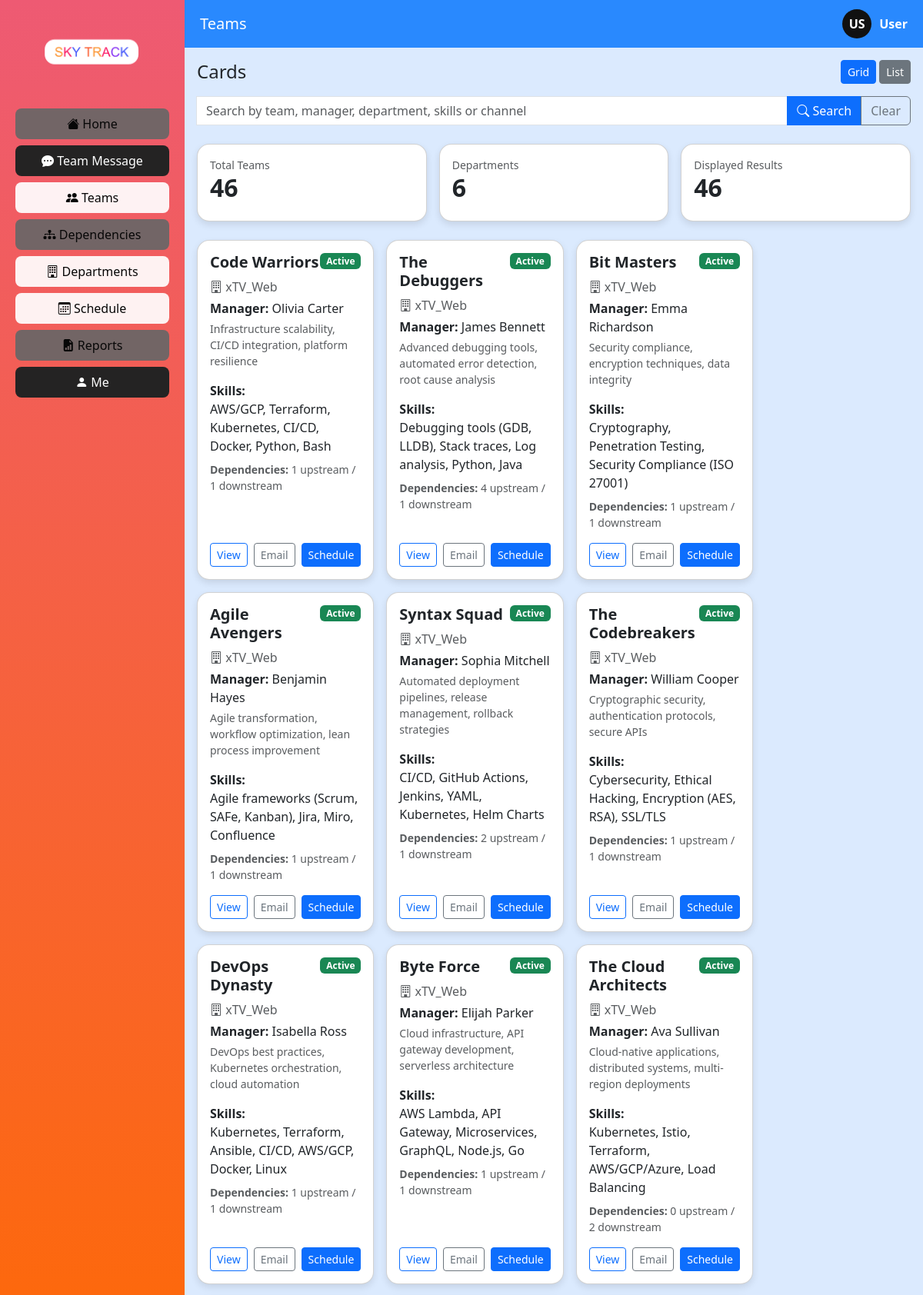
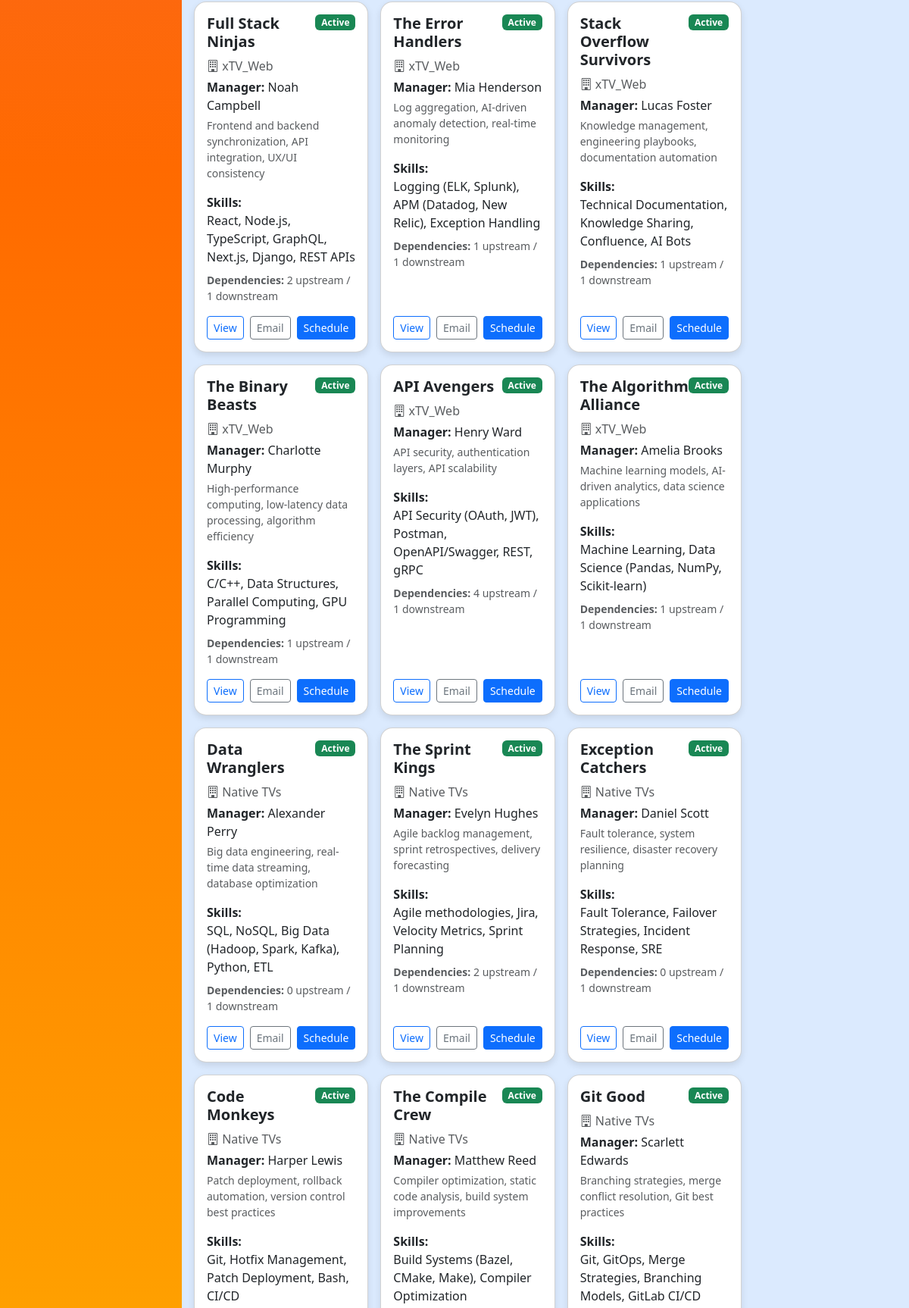
Page /teams/ (signed in, upper part) on the committed database (2 pictures, top to bottom).
### reports/models.py (models this page shows, shortened)
class Team(models.Model):
    name = models.CharField(max_length=200)
    manager = models.CharField(max_length=200, blank=True)
    purpose = models.TextField(blank=True)
    responsibilities = models.TextField(blank=True)
    skills = models.CharField(max_length=500, blank=True)
    contact_email = models.EmailField(blank=True)
    repository_url = models.CharField(max_length=200, blank=True)
    contact_channel = models.CharField(max_length=255, blank=True)
    is_active = models.BooleanField(default=True)
    created_at = models.DateTimeField(auto_now_add=True)
    department = models.ForeignKey(
        Department, on_delete=models.CASCADE,
        db_column='department_id', related_name='teams'
    )
    class Meta:
        managed = False
        db_table = 'teams_team'

class Department(models.Model):
    name = models.CharField(max_length=200)
    leader = models.CharField(max_length=200, blank=True)
    specialisation = models.CharField(max_length=255, blank=True)
    description = models.TextField(blank=True)
    class Meta:
        managed = False
        db_table = 'teams_department'

### teams/views.py (the view, shortened to what this page needs)
# urls.py: path('', views.team_list, name='list'),
def team_list(request):
    if not _group_login_required(request):
        return redirect('login')
    staff = _staff_context(request)
    query = request.GET.get('q', '').strip()
    view_mode = request.GET.get('view', 'grid')
    teams = Team.objects.select_related('department').prefetch_related(
        'members', 'upstream_dependencies', 'downstream_dependencies'
    ).annotate(member_count=Count('members'))
    context = {
        'teams': teams,
        'query': query,
        'view_mode': view_mode,
        'total_teams': Team.objects.count(),
        'total_departments': Department.objects.count(),
    }
    return render(request, 'teams/team_list.html', context)

### teams/views.py (called while the page is built)
def _group_login_required(request):
    return (
        bool(request.session.get("user_email")) or
        bool(request.session.get("user_id")) or
        getattr(request.user, "is_authenticated", False)
    )

def _staff_context(request):
    staff = None
    try:
        from main.models import Staff, User
        email = request.session.get("user_email")
        user_id = request.session.get("user_id")
        if email:
            group_user = User.objects.filter(email=email).first()
            if group_user:
                staff = Staff.objects.filter(user=group_user).first()
        if staff is None and user_id:
            staff = Staff.objects.filter(user_id=user_id).first()
    except Exception:
        staff = None
    return staff

### teams/templates/teams/team_list.html (shortened to what this page needs)
{% extends "base.html" %}
{% block header %}Teams{% endblock %}
{% block content %}
<div class="d-flex justify-content-between align-items-center mb-3">
  <h4 class="mb-0">Cards</h4>
  <div>
    <a href="?view=grid{% if query %}&q={{ query }}{% endif %}" class="btn btn-primary btn-sm">Grid</a>
    <a href="?view=list{% if query %}&q={{ query }}{% endif %}" class="btn btn-secondary btn-sm">List</a>
  </div>
</div>
<form method="get" class="mb-4">
  <div class="input-group">
    <input type="text" name="q" value="{{ query }}" class="form-control"
           placeholder="Search by team, manager, department, skills or channel">
    <button class="btn btn-primary" type="submit">
      <i class="bi bi-search"></i> Search
    </button>
    <a href="{% url 'teams:list' %}" class="btn btn-outline-secondary">Clear</a>
  </div>
</form>
<div class="row g-3 mb-4">
  <div class="col-md-4">
    <div class="card p-3">
      <small class="text-muted">Total Teams</small>
      <h2 class="fw-bold">{{ total_teams }}</h2>
    </div>
  </div>
  <div class="col-md-4">
    <div class="card p-3">
      <small class="text-muted">Departments</small>
      <h2 class="fw-bold">{{ total_departments }}</h2>
    </div>
  </div>
  <div class="col-md-4">
    <div class="card p-3">
      <small class="text-muted">Displayed Results</small>
      <h2 class="fw-bold">{{ teams|length }}</h2>
    </div>
  </div>
</div>
<div id="cardContainer" class="row g-3 {% if view_mode == 'list' %}list-view{% else %}grid-view{% endif %}">
  {% for team in teams %}
  <div class="{% if view_mode == 'list' %}col-12{% else %}col-md-4{% endif %} card-item">
    <div class="card p-3 h-100">
      <div class="d-flex justify-content-between align-items-start">
        <h5 class="fw-bold">{{ team.name }}</h5>
        {% if team.is_active %}
          <span class="badge bg-success">Active</span>
        {% else %}
          <span class="badge bg-danger">Inactive</span>
        {% endif %}
      </div>
      <p class="text-muted mb-1"><i class="bi bi-building"></i> {{ team.department.name }}</p>
      <p class="mb-1"><strong>Manager:</strong> {{ team.manager|default:"No manager assigned" }}</p>
      <p class="text-muted small">{{ team.purpose|default:"This engineering team supports Sky Track operations and collaborates with dependent teams."|truncatewords:18 }}</p>
      <p class="mb-2"><strong>Skills:</strong><br>{{ team.skills|default:"Not listed" }}</p>
      <p class="text-muted small">
        <strong>Dependencies:</strong>
        {{ team.upstream_dependencies.count }} upstream /
        {{ team.downstream_dependencies.count }} downstream
      </p>
      <div class="d-flex gap-2 mt-auto">
        <a href="{% url 'teams:detail' team.pk %}" class="btn btn-sm btn-outline-primary">View</a>
        <a href="{% url 'teams:email' team.pk %}" class="btn btn-sm btn-outline-secondary">Email</a>
        <a href="{% url 'teams:schedule' team.pk %}" class="btn btn-sm btn-primary">Schedule</a>
      </div>
    </div>
  </div>
  {% empty %}
  <div class="col-12">
    <div class="alert alert-info">No teams found.</div>
  </div>
  {% endfor %}
</div>
{% endblock %}

### assets/css/base.css (style rules this page uses)
body { background:#dbeafe; height:100vh; overflow:hidden; }
.card { border-radius:16px; box-shadow:0 4px 10px rgba(0,0,0,0.1); }
.grid-view .card-item { flex:0 0 23%; }
.card-item { transition:0.2s; }

### rows in the picture
Team: name "Code Warriors", is_active "Active", department.name "xTV_Web", manager "Olivia Carter", purpose "Infrastructure scalability, CI/CD integration, platform resilience", skills "AWS/GCP, Terraform, Kubernetes, CI/CD, Docker, Python, Bash", upstream_dependencies.count "1", downstream_dependencies.count "1"
Team: name "The Debuggers", is_active "Active", department.name "xTV_Web", manager "James Bennett", purpose "Advanced debugging tools, automated error detection, root cause analysis", skills "Debugging tools (GDB, LLDB), Stack traces, Log analysis, Python, Java", upstream_dependencies.count "4", downstream_dependencies.count "1"
Team: name "Bit Masters", is_active "Active", department.name "xTV_Web", manager "Emma Richardson", purpose "Security compliance, encryption techniques, data integrity", skills "Cryptography, Penetration Testing, Security Compliance (ISO 27001)", upstream_dependencies.count "1", downstream_dependencies.count "1"
Team: name "Agile Avengers", is_active "Active", department.name "xTV_Web", manager "Benjamin Hayes", purpose "Agile transformation, workflow optimization, lean process improvement", skills "Agile frameworks (Scrum, SAFe, Kanban), Jira, Miro, Confluence", upstream_dependencies.count "1", downstream_dependencies.count "1"
Team: name "Syntax Squad", is_active "Active", department.name "xTV_Web", manager "Sophia Mitchell", purpose "Automated deployment pipelines, release management, rollback strategies", skills "CI/CD, GitHub Actions, Jenkins, YAML, Kubernetes, Helm Charts", upstream_dependencies.count "2", downstream_dependencies.count "1"
Team: name "The Codebreakers", is_active "Active", department.name "xTV_Web", manager "William Cooper", purpose "Cryptographic security, authentication protocols, secure APIs", skills "Cybersecurity, Ethical Hacking, Encryption (AES, RSA), SSL/TLS", upstream_dependencies.count "1", downstream_dependencies.count "1"
Team: name "DevOps Dynasty", is_active "Active", department.name "xTV_Web", manager "Isabella Ross", purpose "DevOps best practices, Kubernetes orchestration, cloud automation", skills "Kubernetes, Terraform, Ansible, CI/CD, AWS/GCP, Docker, Linux", upstream_dependencies.count "1", downstream_dependencies.count "1"
Team: name "Byte Force", is_active "Active", department.name "xTV_Web", manager "Elijah Parker", purpose "Cloud infrastructure, API gateway development, serverless architecture", skills "AWS Lambda, API Gateway, Microservices, GraphQL, Node.js, Go", upstream_dependencies.count "1", downstream_dependencies.count "1"
Team: name "The Cloud Architects", is_active "Active", department.name "xTV_Web", manager "Ava Sullivan", purpose "Cloud-native applications, distributed systems, multi-region deployments", skills "Kubernetes, Istio, Terraform, AWS/GCP/Azure, Load Balancing", upstream_dependencies.count "0", downstream_dependencies.count "2"
Team: name "Full Stack Ninjas", is_active "Active", department.name "xTV_Web", manager "Noah Campbell", purpose "Frontend and backend synchronization, API integration, UX/UI consistency", skills "React, Node.js, TypeScript, GraphQL, Next.js, Django, REST APIs", upstream_dependencies.count "2", downstream_dependencies.count "1"
Team: name "The Error Handlers", is_active "Active", department.name "xTV_Web", manager "Mia Henderson", purpose "Log aggregation, AI-driven anomaly detection, real-time monitoring", skills "Logging (ELK, Splunk), APM (Datadog, New Relic), Exception Handling", upstream_dependencies.count "1", downstream_dependencies.count "1"
Team: name "Stack Overflow Survivors", is_active "Active", department.name "xTV_Web", manager "Lucas Foster", purpose "Knowledge management, engineering playbooks, documentation automation", skills "Technical Documentation, Knowledge Sharing, Confluence, AI Bots", upstream_dependencies.count "1", downstream_dependencies.count "1"
Team: name "The Binary Beasts", is_active "Active", department.name "xTV_Web", manager "Charlotte Murphy", purpose "High-performance computing, low-latency data processing, algorithm efficiency", skills "C/C++, Data Structures, Parallel Computing, GPU Programming", upstream_dependencies.count "1", downstream_dependencies.count "1"
Team: name "API Avengers", is_active "Active", department.name "xTV_Web", manager "Henry Ward", purpose "API security, authentication layers, API scalability", skills "API Security (OAuth, JWT), Postman, OpenAPI/Swagger, REST, gRPC", upstream_dependencies.count "4", downstream_dependencies.count "1"
Team: name "The Algorithm Alliance", is_active "Active", department.name "xTV_Web", manager "Amelia Brooks", purpose "Machine learning models, AI-driven analytics, data science applications", skills "Machine Learning, Data Science (Pandas, NumPy, Scikit-learn)", upstream_dependencies.count "1", downstream_dependencies.count "1"
Team: name "Data Wranglers", is_active "Active", department.name "Native TVs", manager "Alexander Perry", purpose "Big data engineering, real-time data streaming, database optimization", skills "SQL, NoSQL, Big Data (Hadoop, Spark, Kafka), Python, ETL", upstream_dependencies.count "0", downstream_dependencies.count "1"
Team: name "The Sprint Kings", is_active "Active", department.name "Native TVs", manager "Evelyn Hughes", purpose "Agile backlog management, sprint retrospectives, delivery forecasting", skills "Agile methodologies, Jira, Velocity Metrics, Sprint Planning", upstream_dependencies.count "2", downstream_dependencies.count "1"
Team: name "Exception Catchers", is_active "Active", department.name "Native TVs", manager "Daniel Scott", purpose "Fault tolerance, system resilience, disaster recovery planning", skills "Fault Tolerance, Failover Strategies, Incident Response, SRE", upstream_dependencies.count "0", downstream_dependencies.count "1"
Team: name "Code Monkeys", is_active "Active", department.name "Native TVs", manager "Harper Lewis", purpose "Patch deployment, rollback automation, version control best practices", skills "Git, Hotfix Management, Patch Deployment, Bash, CI/CD"
Team: name "The Compile Crew", is_active "Active", department.name "Native TVs", manager "Matthew Reed", purpose "Compiler optimization, static code analysis, build system improvements", skills "Build Systems (Bazel, CMake, Make), Compiler Optimization"
Team: name "Git Good", is_active "Active", department.name "Native TVs", manager "Scarlett Edwards", purpose "Branching strategies, merge conflict resolution, Git best practices", skills "Git, GitOps, Merge Strategies, Branching Models, GitLab CI/CD"

### other values in the picture
{{ staff.first_name|default:"U"|slice:":1"|upper }} "U"
{{ staff.last_name|default:"S"|slice:":1"|upper }} "S"
{{ staff.first_name|default:"User" }} "User"
{{ total_teams }} "46"
{{ total_departments }} "6"
{{ teams|length }} "46"
